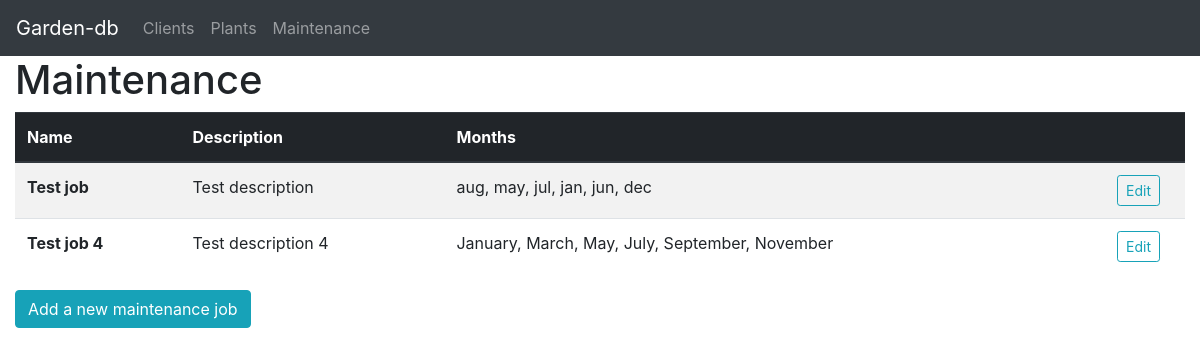
/maintenance, run on an earlier commit of the app's database.
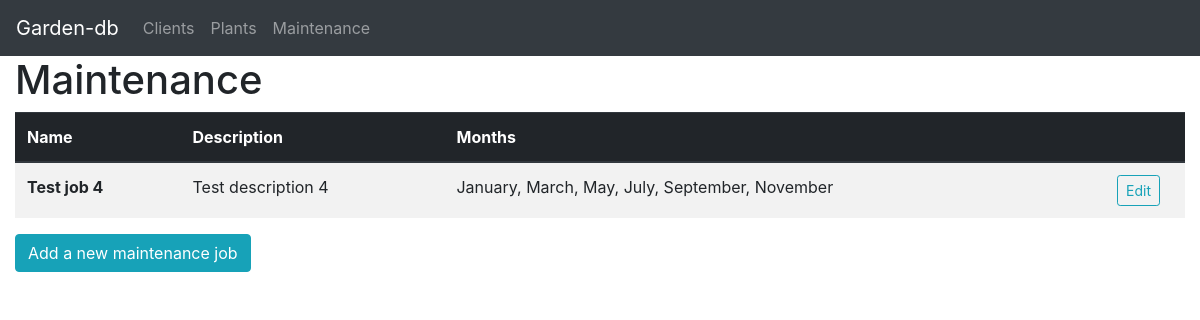
And on a later commit of the database.
### tables this page shows
CREATE TABLE jobs (mid INTEGER PRIMARY KEY, name TEXT, description TEXT, months TEXT);

### app.py (the view, shortened to what this page needs)
@app.route("/maintenance", methods=["GET", "POST"])
def jobs():
    return render_template("maintenance.html", data=dbc.load_sql_job_data(), month_list=months)

### dbc/__init__.py (called while the page is built)
def select_jobs(mid=None):
    with DBConnection() as c:
        if mid is not None:
            c.execute("SELECT * FROM jobs WHERE mid=?", (mid,))
        else:
            c.execute("SELECT * FROM jobs")
        return c.cur.fetchall()

def load_sql_job_data(mid=None):
    return [Maintenance(row[1], row[2], eval(row[3]), row[0]) for row in select_jobs(mid)]

    def __exit__(self, *args):
        self.con.commit()
        self.con.close()
        self.con = None
        self.cur = None

    def execute(self, *args):
        self.cur.execute(*args)

### templates/maintenance.html (shortened to what this page needs)
{% extends "page.html" %}
{% set title = "Maintenance" %}
{% set pagetype = "maintenance job" %}
{% block thead %}
<th scope="col">Name</th>
<th scope="col">Description</th>
<th scope="col">Months</th>
<th scope="col" style="width: 80px"></th>
{% endblock %}
{% block tbody %}
{% for job in data %}
<tr>
    <th scope="row">{{ job.name }}</th>
    <td>{{ job.description }}</td>
    <td>{{ ', '.join(job.months) }}</td>
    <td><button type="button" class="btn btn-outline-info btn-sm" data-toggle="modal"
                id="edit-job-{{ job.id }}" data-target="#popup-div-edit-{{ job.id }}">Edit</button></td>
</tr>
{% endfor %}
{% endblock %}

What changed in the data, as far as the page shows it:
removed jobs: name "Test job", description "Test description", months "aug, may, jul, jan, jun, dec"
